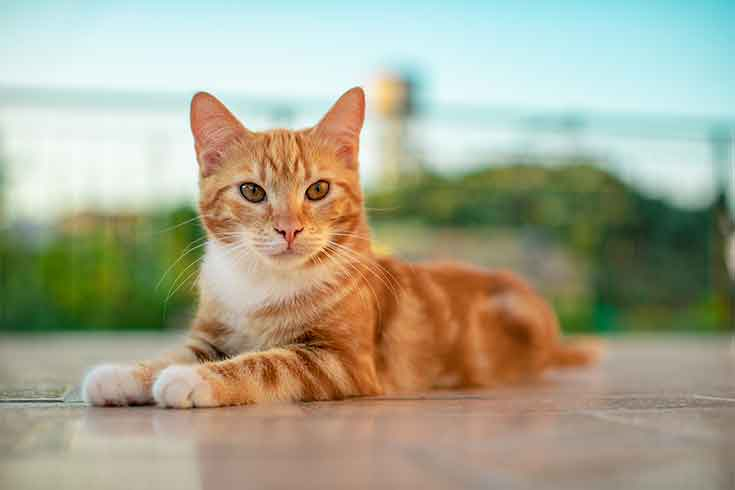
#> input picture img/cat.jpg, 735 x 490 px
$ python basicimage.py
#> lines starting #> are read from the running program, lines starting #| are printed output that depends on the picture
import os
import cv2

PATH = os.getcwd()

img_path = os.path.join(PATH,'img','cat.jpg')
img_cat = cv2.imread(img_path, cv2.IMREAD_COLOR)
#> img_cat is the input picture: shape (490, 735, 3); mean B, G, R 142.4, 165.8, 167.2
# [5 lines of commented-out code are left out]

cropped = img_cat[77:319,143:412]
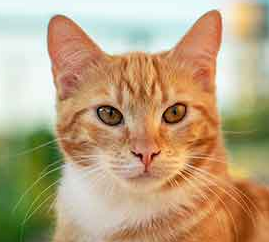
#> cropped: shape (242, 269, 3); mean B, G, R 127.2, 163.1, 186.8

save_loc = os.path.join(PATH,'img','cat-cropped.jpg')
cv2.imwrite(save_loc,cropped)

# cv2.imshow('image',cropped)
# cv2.waitKey(0)
# cv2.destroyAllWindows()
